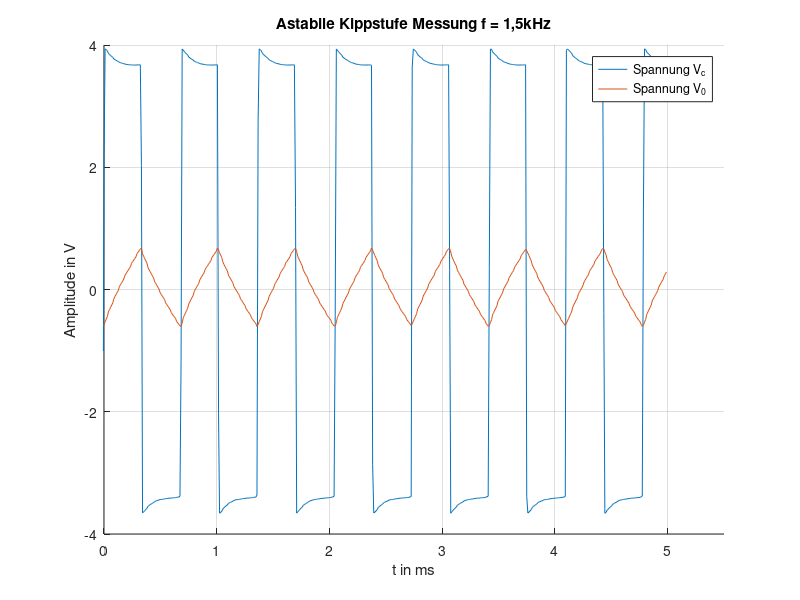

Source code (MATLAB):
clear all 
close all
clc

%% Einlesen der Rohdaten
a_kipp = fopen('astabile_Kippstufe.txt','r');
heading_akipp = textscan(a_kipp, '%s %s %s', 1);
fgetl(a_kipp);
data_1 = textscan(a_kipp, '%n %n %n');
fclose(a_kipp);

%% Anlegen der Matrizen
time = flipud(cell2mat(data_1(1)));
Vc = cell2mat(data_1(2));
Vo = cell2mat(data_1(3));

fehler = abs(time)>5;
fehler = fehler.*1e-3;
fehler(fehler==0) = 1;
time = (fehler .* time);

%% Plot der Ergebnisse
figure(1)
hold all
plot(time, Vc)
plot(time,Vo)
title('Astabile Kippstufe Messung f = 1,5kHz')
xlabel('t in ms')
ylabel('Amplitude in V')
legend('Spannung V_c','Spannung V_0')
xlim([0 5.5])
grid;